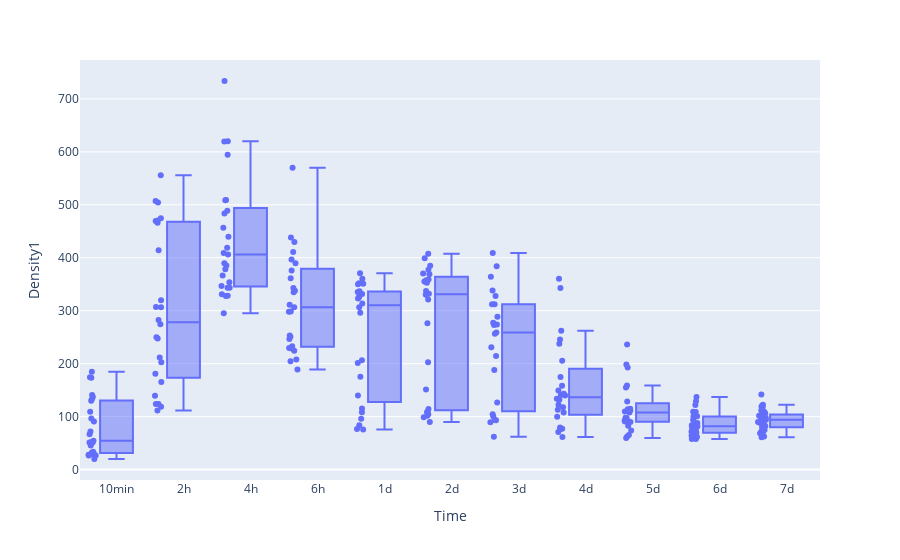

Here is the notebook cell this chart was saved with:
### Markdown cell above
Plotly is even more straightforward than seaborn, to plot a box plot with all values displayed is one line.

### Code cell
px.box(df, x='Time', y='Density1', points='all')

### Figure 1 — Plotly figure (JSON) as saved in the notebook; plotly's stock layout.template omitted (floating-point values rounded to 4 significant figures; data arrays with more than 128 entries replaced by an {"elided": "..."} marker saying what was removed)
{"data": [{"alignmentgroup": "True", "boxpoints": "all", "hovertemplate": "Time=%{x}<br>Density1=%{y}<extra></extra>", "legendgroup": "", "marker": {"color": "#636efa"}, "name": "", "notched": false, "offsetgroup": "", "orientation": "v", "showlegend": false, "type": "box", "x": {"elided": "280 str values"}, "x0": " ", "xaxis": "x", "y": {"elided": "280 float values"}, "y0": " ", "yaxis": "y"}], "layout": {"boxmode": "group", "legend": {"tracegroupgap": 0}, "margin": {"t": 60}, "xaxis": {"anchor": "y", "domain": [0, 1], "title": {"text": "Time"}}, "yaxis": {"anchor": "x", "domain": [0, 1], "title": {"text": "Density1"}}}}
